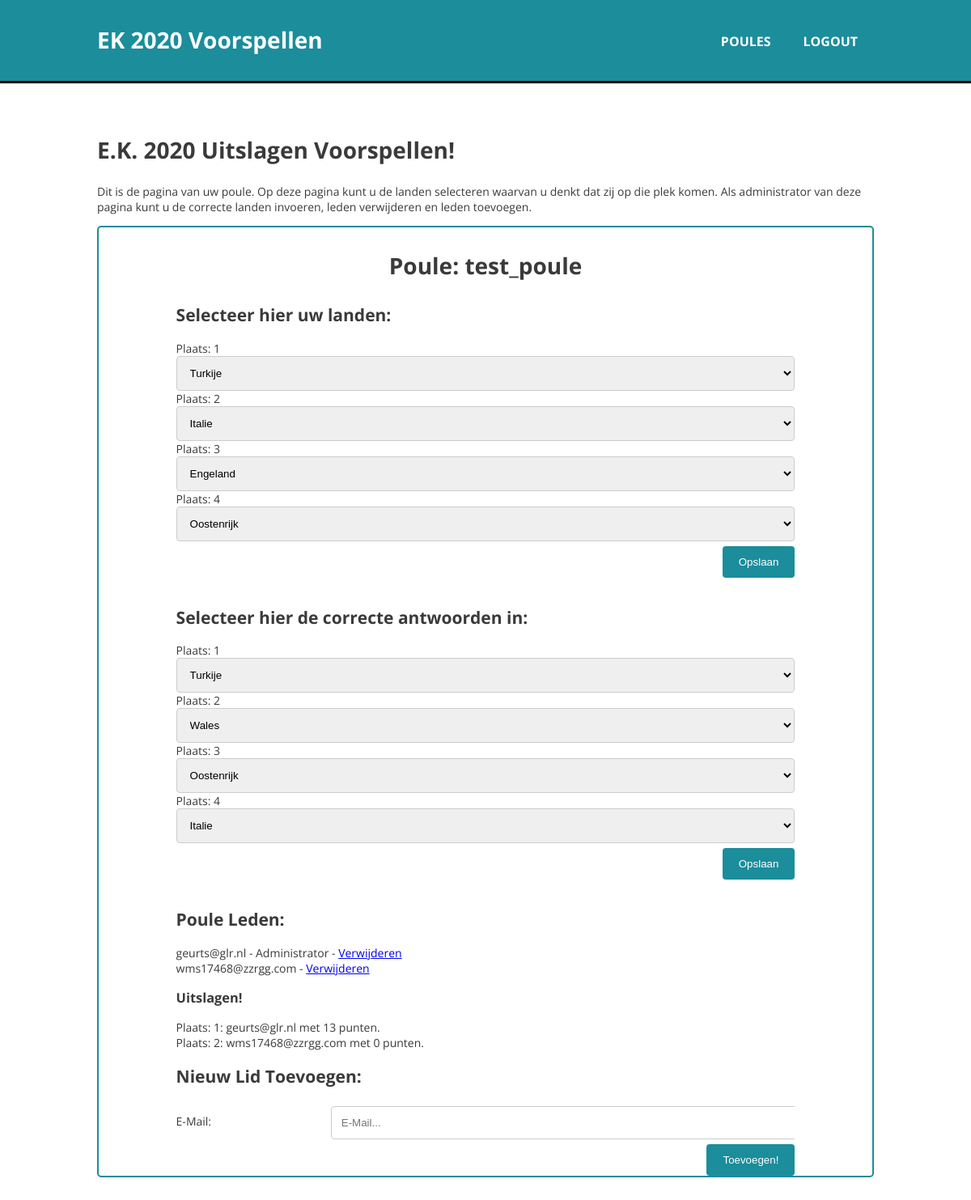
Screenshot of /poule.php?pouleId=47 (signed in) with the database file from the repository.
### tables this page shows
CREATE TABLE `poule` (
  `poule_id` int(11) NOT NULL,
  `poule_administrator_id` int(11) NOT NULL,
  `poule_name` varchar(60) NOT NULL,
  `correct_country_id_1` int(11) DEFAULT NULL,
  `correct_country_id_2` int(11) DEFAULT NULL,
  `correct_country_id_3` int(11) DEFAULT NULL,
  `correct_country_id_4` int(11) DEFAULT NULL
);

CREATE TABLE `user_poule` (
  `user_id` int(11) NOT NULL,
  `poule_id` int(11) NOT NULL,
  `user_sel_country_1` int(11) DEFAULT NULL,
  `user_sel_country_2` int(11) DEFAULT NULL,
  `user_sel_country_3` int(11) DEFAULT NULL,
  `user_sel_country_4` int(11) DEFAULT NULL,
  `points` int(3) NOT NULL DEFAULT '0'
);

CREATE TABLE `country` (
  `country_id` int(11) NOT NULL,
  `country_name` varchar(60) NOT NULL
);

CREATE TABLE `user` (
  `user_id` int(11) NOT NULL,
  `user_name` varchar(60) DEFAULT NULL,
  `user_email` varchar(100) NOT NULL,
  `user_password` varchar(120) NOT NULL
);

### assets/db/database.class.php (called while the page is built, shortened)
<?php
class Database {
	private $connection;
	public function connect() {
		$this->host = "localhost";
		$this->username = "mzuidema";
		$this->password = "A5f%jc49";
		$this->database = "ekApplicatie";
		$this->connection = new mysqli($this->host, $this->username, $this->password, $this->database);
		if($this->connection->connect_error) {
			die("Something went wrong");
		} else {
			return $this->connection;
		}
	}
	public function getConnection() {
		return $this->connection;
	}
}
?>

### assets/db/Poule/poule.inc.php (called while the page is built, shortened)
<?php
class Poule extends Database {
	protected function getPouleName($poule_id)
	{
		$sql = "SELECT poule_name FROM poule WHERE poule_id = $poule_id";
		$result = $this->getConnection()->query($sql);
        $rows = $result->num_rows;
        if ($rows > 0) {
            $data = $result->fetch_assoc();
            return $data;
        } else {
            return "No results found!";
        }
	}
	protected function getPouleAdmin($poule_id)
	{
		$sql = "SELECT poule_administrator_id FROM poule WHERE poule_id = $poule_id";
		$result = $this->connect()->query($sql);
        $rows = $result->num_rows;
        if ($rows > 0) {
            $row = $result->fetch_assoc();
            $data[] = $row;
            return $data;
        } else {
            return "No results found!";
        }
	}
	protected function getAllUsersFromPoule($poule_id)
	{
		$sql = "SELECT * FROM user LEFT JOIN user_poule ON user_poule.user_id = user.user_id WHERE user_poule.poule_id = $poule_id";
		$result = $this->getConnection()->query($sql);
        $rows = $result->num_rows;
        if ($rows > 0) {
            while ($row = $result->fetch_assoc()) {
                $data[] = $row;
            }
            return $data;
        } else {
            return null;
        }
	}
	protected function getSelectedCountryProcess($user_id, $poule_id, $number)
	{
		$sql = "SELECT user_sel_country_$number FROM user_poule WHERE user_id = $user_id AND poule_id = $poule_id";
		$result = $this->connect()->query($sql);
        $rows = $result->num_rows;
        if ($rows > 0) {
            $row = $result->fetch_assoc();
            $data[] = $row;
            return $data;
        } else {
            return  "No results found!";
        }
	}
	protected function countFirstCorrectCountry($poule_id)
	{
		$sql = "SELECT COUNT(poule.correct_country_id_1) AS count FROM poule WHERE poule.poule_id = $poule_id";
		$result = $this->connect()->query($sql);
        $row = $result->fetch_assoc();
        return $row;
	}
}
?>

### assets/db/Poule/pouleAction.inc.php (called while the page is built, shortened)
<?php
class pouleAction extends Poule {
	public function showPouleName($poule_id) {
		$data = $this->getPouleName($poule_id)['poule_name'];
		return $data;
	}
	public function isPouleAdmin($poule_id, $user_id)
	{
		$data = $this->getPouleAdmin($poule_id);
		if($data[0]['poule_administrator_id'] == $user_id) {
			return true;
		} else {
			return false;
		}
	}
	public function showAllUsersForPoule($poule_id)
	{
		$data = $this->getAllUsersFromPoule($poule_id);
		return $data;
	}
	public function getSelectedCountry($user_id, $poule_id, $number)
	{
		$data = $this->getSelectedCountryProcess($user_id, $poule_id, $number);
		return $data;
	}
	public function areCorrectCountriesFilled($poule_id)
	{
		if($data = $this->countFirstCorrectCountry($poule_id)['count'] > 0) {
			return true;
		} else {
			return false;
		}
	}
}
?>

### assets/db/Country/country.inc.php (called while the page is built, shortened)
<?php
class Country extends Database {
  	protected function getCountryList()
  	{
  		$sql = "SELECT * FROM country";
  		$result = $this->getConnection()->query($sql);
          $rows = $result->num_rows;
          if ($rows > 0) {
              while ($row = $result->fetch_assoc()) {
                  $data[] = $row;
              }
              return $data;
          } else {
              return null;
          }
  	}
    protected function getCorrectCountryList($number, $poule_id)
    {
        $sql = "SELECT correct_country_id_$number FROM poule WHERE poule_id = $poule_id";
        $result = $this->connect()->query($sql);
        $rows = $result->num_rows;
        if ($rows > 0) {
            $row = $result->fetch_assoc();
            $data[] = $row;
            return $data;
        } else {
            return  "No results found!";
        }
    }
}
?>

### assets/db/Country/countryAction.inc.php (called while the page is built, shortened)
<?php
class countryAction extends Country {
	public function countryList()
	{
		$data = $this->getCountryList();
		return $data;
	}
	public function getCorrectCountry($number, $poule_id)
	{
		$data = $this->getCorrectCountryList($number, $poule_id);
		return $data;
	}
}
?>

### assets/inc/functions.php (called while the page is built, shortened)
<?php
function sortArrayOnPoints($array) {
	$points = array_column($array, "points");
	array_multisort($points, SORT_DESC, $array);
	return $array;
}
?>

### poule.php (the view, shortened to what this page needs)
<?php
require_once 'assets/db/database.class.php';
require_once 'assets/db/User/user.inc.php';
require_once 'assets/db/Poule/poule.inc.php';
require_once 'assets/db/Poule/pouleAction.inc.php';
require_once 'assets/db/Country/country.inc.php';
require_once 'assets/db/Country/countryAction.inc.php';
require_once 'assets/inc/functions.php';
$poule = new pouleAction();
$countryAction = new countryAction();
if($_GET['pouleId'] != null) {
	$id = htmlspecialchars($_GET['pouleId'], ENT_QUOTES, 'UTF-8');
} else {
	Header("Location: home.php?mess=Er is iets foutgegaan bij het inladen van de poule, probeer het opnieuw!&color=red");
}
?>
<!DOCTYPE html>
<html lang="nl">
	<head>
	</head>
	<body>
		<?php require_once 'assets/inc/header.php'; ?>
		<main>
			<section id="banner">
				<div class="container">
					<h1>E.K. 2020 Uitslagen Voorspellen!</h1>
					<p id="banner-content">
						Dit is de pagina van uw poule. Op deze pagina kunt u de landen selecteren waarvan u denkt dat zij op die plek komen. Als administrator van deze pagina kunt u de correcte landen invoeren, leden verwijderen en leden toevoegen.
					</p>
				</div>
			</section>
			<section id="content">
				<div class="container">
					<section class="poule">
						<div class="container">
							<h1>Poule: <?= $poule->showPouleName($id); ?></h1>
							<h2>Selecteer hier uw landen:</h2>
							<form action="assets/proc/countrySelectProcess.php" method="POST">
								<div id="poule-country-grid">
									<?php
										for($i = 1; $i < 5; $i++) {
											$currentCountry = $poule->getSelectedCountry($_SESSION['user_id'], $id, $i)[0]["user_sel_country_$i"];
											echo "Plaats: " . $i;
											echo "<select name='country-" . $i . "'>";
											foreach($countryAction->countryList() as $country) {
												echo "<option value='" . $country['country_id'] . "'";
												if($currentCountry == $country['country_id']) {
													echo "selected";
												}
												echo ">";
												echo $country['country_name'];
												echo "</option>";
											}
											echo "</select>";
										}
									?>
								</div>
								<input type="submit" value="Opslaan" name="submitLogin" id="poule-country-btn">
							</form>
							<?php if($poule->isPouleAdmin($id, $_SESSION['user_id'])) : ?>
								<div id="poule-correct-country">
									<h2>Selecteer hier de correcte antwoorden in:</h2>
									<form action="assets/proc/correctCountrySelectProcess.php" method="POST">
										<div id="poule-country-grid">
											<?php
												for($i = 1; $i < 5; $i++) {
													$currentCountry = $countryAction->getCorrectCountry($i, $id)[0]["correct_country_id_$i"];
													echo "Plaats: " . $i;
													echo "<select name='correct_country_id_" . $i . "'>";
													foreach($countryAction->countryList() as $country) {
														echo "<option value='" . $country['country_id'] . "'";
														if($currentCountry == $country['country_id']) {
															echo "selected";
														}
														echo ">";
														echo $country['country_name'];
														echo "</option>";
													}
													echo "</select>";
												}
											?>
										</div>
										<input type="submit" value="Opslaan" name="submitLogin" id="poule-country-btn">
									</form>
							<?php endif; ?>
							<div id="poule-table">
								<h2>Poule Leden:</h2>
								<ul>
									<?php foreach($poule->showAllUsersForPoule($id) as $user) : ?>
										<li><?php echo $user['user_email']; ?>
										<?php if($poule->isPouleAdmin($id, $user['user_id'])) : ?>
											- Administrator
										<?php endif; ?>
										<?php if($poule->isPouleAdmin($id, $_SESSION['user_id'])) : ?>
											- <a href="assets/proc/deleteMember.php?user_id=<?php echo $user['user_id']; ?>&poule_id=<?php echo $id; ?>">Verwijderen</a></li>
										<?php endif; ?>
									<?php endforeach; ?>
								</ul>
								<?php if($poule->areCorrectCountriesFilled($id)) : ?>
								<h3>Uitslagen!</h3>
								<ul>
									<?php $members = sortArrayOnPoints($poule->showAllUsersForPoule($id)); foreach($members as $key => $member) : ?>
										<li>Plaats: <?= $key + 1; ?>: <?= $member['user_email']; ?> met <?= $member['points']; if($member['points'] == 1) { echo " punt"; } else { echo " punten"; }?>.</li>
									<?php endforeach; ?>
								</ul>
								<?php endif; ?>
							</div>
							<?php if($poule->isPouleAdmin($id, $_SESSION['user_id'])) : ?>
								<h2>Nieuw Lid Toevoegen:</h2>
								<form action="assets/proc/createMemberForPoule.php" method="POST" name="createPoulePost">
									<div class="row">
										<div class="col-25">
											<label for="userPouleName">E-Mail:</label>
										</div>
										<div class="col-75">
											<input type="email" id="userEmail" name="userEmail" placeholder="E-Mail..." maxlength="100" required="true">
										</div>
									</div>
									<div class="row">
								    	<input type="submit" value="Toevoegen!" name="submitNewMember">
								  	</div>
								</form>
							<?php endif; ?>
						</div>
					</section>
				</div>
			</section>
		</main>
	</body>
</html>

### assets/inc/header.php
<header>
    <div class="container">
        <div id="branding">
            <h1>EK 2020 Voorspellen</h1>
        </div>
        <nav>
            <ul>
                <?php if(isset($_SESSION['user_id'])) : ?>
                <li><a href="home.php">Poules</a></li>
                <li><a href="assets/db/logout.php">Logout</a></li>
                <?php else : ?>
                <li><a href="index.php">Thuis</a></li>
                <?php endif; ?>
            </ul>
        </nav>
    </div>
</header>

### assets/css/main.css (style rules this page uses)
body { font-size: 14px; font-family: 'Open Sans', sans-serif; margin: 0; padding: 0; color: #3a3a3a; }
.container { width: 80%; margin: auto; overflow: hidden; }
ul { margin: 0; padding: 0; }
main { margin-top: 5vh; }
input[type=text], select, textarea { width: 100%; padding: 12px; border: 1px solid #ccc; border-radius: 4px; resize: vertical; }
label { padding: 12px 12px 12px 0; display: inline-block; }
input[type=submit] { margin-top: 6px; background-color: #1b8d9b; color: white; padding: 12px 20px; border: none; border-radius: 4px; cursor: pointer; float: right; }
input[type=text], input[type=password], input[type=email], select, textarea { width: 100%; padding: 12px; border: 1px solid #ccc; border-radius: 4px; resize: vertical; }
.col-25 { float: left; width: 25%; margin-top: 3px; }
.col-75 { float: left; width: 75%; margin-top: 6px; }
.row:after { content: ""; display: table; clear: both; }
header { background: #1b8d9b; color: #fff; padding-top:30px; min-height:70px; border-bottom:#000000 3px solid; }
header a { color:#fff; text-decoration:none; text-transform: uppercase; font-size:16px; }
header li { float:left; display:inline; padding: 0 20px 0 20px; }
header #branding { float:left; }
header #branding h1 { margin:0; }
header nav { float:right; margin-top:10px; }
header , header .current a { font-weight:bold; }
#banner h1 { font-size: 2em; }
.poule { border: 2px solid #1b8d9b; border-radius: 5px; margin-bottom: 50px; }
.poule h1 { font-size: 2em; text-align: center; }
#poule-country-grid { display: grid; grid-template-columns: 60px auto 60px auto 60px auto 60px auto; grid-gap: 20px; }
#poule-correct-country { margin-top: 10vh; }
#poule-table { margin-top: 10vh; }
@media (max-width: 1220px) { #poule-country-grid { display: block; margin-top: 10px; } }

### rows the page displays
poule: poule_name "test_poule", correct_country_id_1 "Turkije", correct_country_id_2 "Wales", correct_country_id_3 "Oostenrijk", correct_country_id_4 "Italie"
user_poule: user_sel_country_1.country_name "Turkije", user_sel_country_2.country_name "Italie", user_sel_country_3.country_name "Engeland", user_sel_country_4.country_name "Oostenrijk", user.user_email "geurts@glr.nl", shows "- Administrator", points "13", shows "punten"
user_poule: user.user_email "wms17468@zzrgg.com", points "0", shows "punten"
